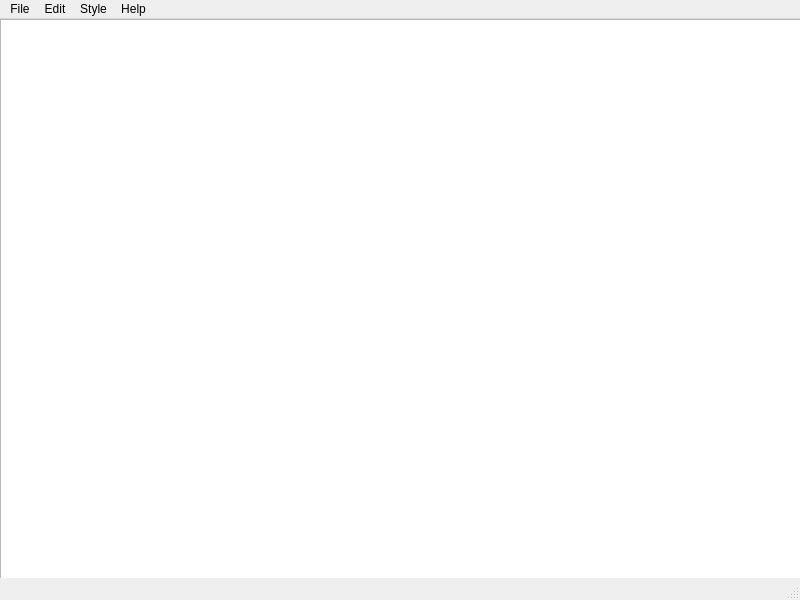
<?xml version="1.0" encoding="UTF-8"?>
<ui version="4.0">
 <class>Compiler</class>
 <widget class="QMainWindow" name="Compiler">
  <property name="geometry">
   <rect>
    <x>0</x>
    <y>0</y>
    <width>800</width>
    <height>600</height>
   </rect>
  </property>
  <property name="windowTitle">
   <string>Compiler</string>
  </property>
  <widget class="QWidget" name="centralwidget">
   <widget class="QTextEdit" name="textEdit">
    <property name="enabled">
     <bool>true</bool>
    </property>
    <property name="geometry">
     <rect>
      <x>0</x>
      <y>0</y>
      <width>801</width>
      <height>571</height>
     </rect>
    </property>
   </widget>
  </widget>
  <widget class="QMenuBar" name="menubar">
   <property name="geometry">
    <rect>
     <x>0</x>
     <y>0</y>
     <width>800</width>
     <height>26</height>
    </rect>
   </property>
   <widget class="QMenu" name="menuNew">
    <property name="title">
     <string>File</string>
    </property>
    <addaction name="actionNew"/>
    <addaction name="actionOpen"/>
    <addaction name="actionSave"/>
    <addaction name="separator"/>
    <addaction name="actionExit"/>
   </widget>
   <widget class="QMenu" name="menuEdit">
    <property name="title">
     <string>Edit</string>
    </property>
    <addaction name="actionCopy"/>
    <addaction name="actionCut"/>
    <addaction name="actionPaste"/>
    <addaction name="separator"/>
    <addaction name="actionUndo"/>
    <addaction name="actionRedo"/>
   </widget>
   <widget class="QMenu" name="menuStyle">
    <property name="title">
     <string>Style</string>
    </property>
    <addaction name="actionBold"/>
    <addaction name="actionItalic"/>
    <addaction name="actionUndeline"/>
    <addaction name="separator"/>
    <addaction name="actionCenter"/>
    <addaction name="actionCenter_2"/>
    <addaction name="actionRight"/>
    <addaction name="actionJustify"/>
   </widget>
   <widget class="QMenu" name="menuHelp">
    <property name="title">
     <string>Help</string>
    </property>
    <addaction name="actionAbout"/>
   </widget>
   <addaction name="menuNew"/>
   <addaction name="menuEdit"/>
   <addaction name="menuStyle"/>
   <addaction name="menuHelp"/>
  </widget>
  <widget class="QStatusBar" name="statusbar"/>
  <action name="actionNew">
   <property name="enabled">
    <bool>true</bool>
   </property>
   <property name="icon">
    <iconset>
     <normaloff>../Images/new.png</normaloff>../Images/new.png</iconset>
   </property>
   <property name="text">
    <string>New</string>
   </property>
   <property name="shortcut">
    <string>Ctrl+N</string>
   </property>
   <property name="shortcutContext">
    <enum>Qt::WindowShortcut</enum>
   </property>
   <property name="visible">
    <bool>true</bool>
   </property>
  </action>
  <action name="actionOpen">
   <property name="icon">
    <iconset>
     <normaloff>../Images/open.ico</normaloff>../Images/open.ico</iconset>
   </property>
   <property name="text">
    <string>Open</string>
   </property>
   <property name="shortcut">
    <string>Ctrl+O</string>
   </property>
  </action>
  <action name="actionSave">
   <property name="icon">
    <iconset>
     <normaloff>../Images/save.png</normaloff>../Images/save.png</iconset>
   </property>
   <property name="text">
    <string>Save</string>
   </property>
   <property name="shortcut">
    <string>Ctrl+S</string>
   </property>
  </action>
  <action name="actionExit">
   <property name="icon">
    <iconset>
     <normaloff>../Images/exit.png</normaloff>../Images/exit.png</iconset>
   </property>
   <property name="text">
    <string>Exit</string>
   </property>
   <property name="shortcut">
    <string>Esc</string>
   </property>
  </action>
  <action name="actionCopy">
   <property name="icon">
    <iconset>
     <normaloff>../Images/copy.png</normaloff>../Images/copy.png</iconset>
   </property>
   <property name="text">
    <string>Copy</string>
   </property>
   <property name="shortcut">
    <string>Ctrl+C</string>
   </property>
  </action>
  <action name="actionCut">
   <property name="icon">
    <iconset>
     <normaloff>../Images/Cut-512.png</normaloff>../Images/Cut-512.png</iconset>
   </property>
   <property name="text">
    <string>Cut</string>
   </property>
   <property name="shortcut">
    <string>Ctrl+X</string>
   </property>
  </action>
  <action name="actionPaste">
   <property name="icon">
    <iconset>
     <normaloff>../Images/paste.png</normaloff>../Images/paste.png</iconset>
   </property>
   <property name="text">
    <string>Paste</string>
   </property>
   <property name="shortcut">
    <string>Ctrl+P</string>
   </property>
  </action>
  <action name="actionUndo">
   <property name="icon">
    <iconset>
     <normaloff>../Images/Undo.png</normaloff>../Images/Undo.png</iconset>
   </property>
   <property name="text">
    <string>Undo</string>
   </property>
   <property name="shortcut">
    <string>Ctrl+Z</string>
   </property>
  </action>
  <action name="actionRedo">
   <property name="icon">
    <iconset>
     <normaloff>../Images/redo.png</normaloff>../Images/redo.png</iconset>
   </property>
   <property name="text">
    <string>Redo</string>
   </property>
   <property name="shortcut">
    <string>Ctrl+Y</string>
   </property>
  </action>
  <action name="actionBold">
   <property name="icon">
    <iconset>
     <normaloff>../Images/bold.png</normaloff>../Images/bold.png</iconset>
   </property>
   <property name="text">
    <string>Bold</string>
   </property>
   <property name="shortcut">
    <string>Ctrl+B</string>
   </property>
  </action>
  <action name="actionItalic">
   <property name="icon">
    <iconset>
     <normaloff>../Images/italic.png</normaloff>../Images/italic.png</iconset>
   </property>
   <property name="text">
    <string>Italic</string>
   </property>
   <property name="shortcut">
    <string>Ctrl+I</string>
   </property>
  </action>
  <action name="actionUndeline">
   <property name="icon">
    <iconset>
     <normaloff>../Images/underline.png</normaloff>../Images/underline.png</iconset>
   </property>
   <property name="text">
    <string>Undeline</string>
   </property>
   <property name="shortcut">
    <string>Ctrl+U</string>
   </property>
  </action>
  <action name="actionCenter">
   <property name="icon">
    <iconset>
     <normaloff>../Images/left.png</normaloff>../Images/left.png</iconset>
   </property>
   <property name="text">
    <string>Left</string>
   </property>
   <property name="shortcut">
    <string>Ctrl+Shift+L</string>
   </property>
  </action>
  <action name="actionCenter_2">
   <property name="icon">
    <iconset>
     <normaloff>../Images/center.png</normaloff>../Images/center.png</iconset>
   </property>
   <property name="text">
    <string>Center</string>
   </property>
   <property name="shortcut">
    <string>Ctrl+Shift+C</string>
   </property>
  </action>
  <action name="actionRight">
   <property name="icon">
    <iconset>
     <normaloff>../Images/right.png</normaloff>../Images/right.png</iconset>
   </property>
   <property name="text">
    <string>Right</string>
   </property>
   <property name="shortcut">
    <string>Ctrl+Shift+R</string>
   </property>
  </action>
  <action name="actionJustify">
   <property name="icon">
    <iconset>
     <normaloff>../Images/justify.png</normaloff>../Images/justify.png</iconset>
   </property>
   <property name="text">
    <string>Justify</string>
   </property>
   <property name="shortcut">
    <string>Ctrl+Shift+J</string>
   </property>
  </action>
  <action name="actionAbout">
   <property name="icon">
    <iconset>
     <normaloff>../Images/help.png</normaloff>../Images/help.png</iconset>
   </property>
   <property name="text">
    <string>About</string>
   </property>
   <property name="shortcut">
    <string>F1</string>
   </property>
  </action>
 </widget>
 <resources/>
 <connections/>
</ui>
